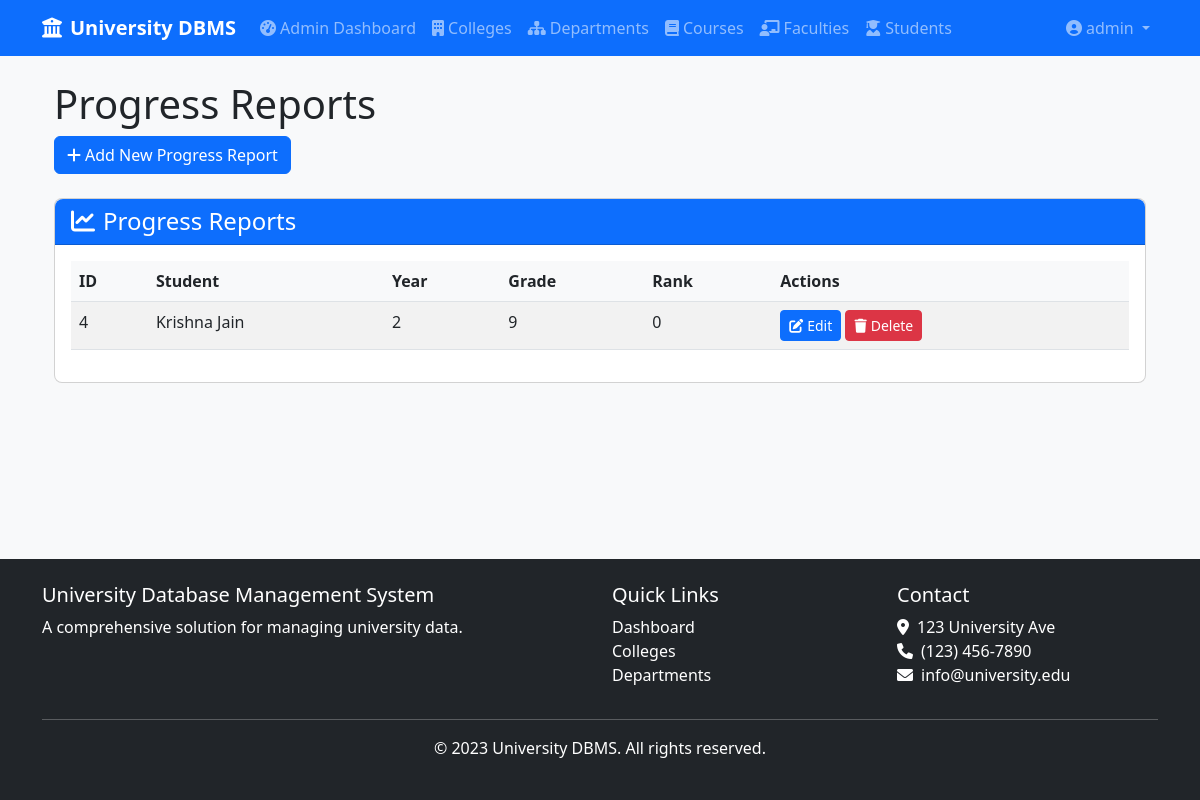
Page /admin/progress-reports (signed in) on the committed database.
### app/models/user.py (models this page shows, shortened)
class User(UserMixin, db.Model):
    __tablename__ = 'users'
    id = db.Column(db.Integer, primary_key=True)
    username = db.Column(db.String(100), unique=True, nullable=False)
    email = db.Column(db.String(100), unique=True, nullable=False)
    password = db.Column(db.String(100), nullable=False)
    role = db.Column(db.String(20), nullable=False, default='user')  # 'admin' or 'user'
    created_at = db.Column(db.DateTime, default=datetime.utcnow)
    def is_admin(self):
        return self.role == 'admin'

### app/models/progress_report.py (models this page shows, shortened)
class ProgressReport(db.Model):
    id = db.Column(db.Integer, primary_key=True)
    year = db.Column(db.Integer, nullable=False)
    grade = db.Column(db.String(2), nullable=False)
    rank = db.Column(db.Integer, nullable=False)
    student_id = db.Column(db.Integer, db.ForeignKey('student.id'), nullable=False)
    created_at = db.Column(db.DateTime, default=datetime.utcnow)

### app/models/student.py (models this page shows, shortened)
class Student(db.Model):
    id = db.Column(db.Integer, primary_key=True)
    name = db.Column(db.String(100), nullable=False)
    year = db.Column(db.Integer, nullable=False)
    contact_number = db.Column(db.String(20), nullable=False)
    address = db.Column(db.Text, nullable=False)
    created_at = db.Column(db.DateTime, default=datetime.utcnow)
    progress_reports = db.relationship('ProgressReport', backref='student', lazy=True, cascade="all, delete-orphan")

### app/routes/admin.py (the view)
@admin.route('/progress-reports')
@admin_required
def progress_reports():
    reports = ProgressReport.query.all()
    form = ProgressReportForm()
    return render_template('admin/progress_reports/index.html', reports=reports, form=form)

### app/models/user.py (called while the page is built)
@login_manager.user_loader
def load_user(user_id):
    return User.query.get(int(user_id))

### app/routes/admin.py (called while the page is built)
def admin_required(f):
    @wraps(f)
    @login_required
    def decorated_function(*args, **kwargs):
        if not current_user.role == 'admin':
            flash('You do not have permission to access this page.', 'danger')
            return redirect(url_for('main.index'))
        return f(*args, **kwargs)
    return decorated_function

### app/templates/admin/progress_reports/index.html (shortened to what this page needs)
{% extends "base.html" %}
{% block content %}
<div class="container">
    <div class="row mb-4">
        <div class="col">
            <h1>Progress Reports</h1>
            <a href="{{ url_for('admin.create_progress_report') }}" class="btn btn-primary">
                <i class="fas fa-plus me-1"></i>Add New Progress Report
            </a>
        </div>
    </div>
    <div class="row">
        <div class="col">
            <div class="card">
                <div class="card-header bg-primary text-white">
                    <h4 class="mb-0"><i class="fas fa-chart-line me-2"></i>Progress Reports</h4>
                </div>
                <div class="card-body">
                    {% if reports %}
                    <div class="table-responsive">
                        <table class="table table-striped table-hover">
                            <thead>
                                <tr>
                                    <th>ID</th>
                                    <th>Student</th>
                                    <th>Year</th>
                                    <th>Grade</th>
                                    <th>Rank</th>
                                    <th>Actions</th>
                                </tr>
                            </thead>
                            <tbody>
                                {% for report in reports %}
                                <tr>
                                    <td>{{ report.id }}</td>
                                    <td>{{ report.student.name }}</td>
                                    <td>{{ report.year }}</td>
                                    <td>{{ report.grade }}</td>
                                    <td>{{ report.rank }}</td>
                                    <td>
                                        <a href="{{ url_for('admin.edit_progress_report', id=report.id) }}" class="btn btn-sm btn-primary">
                                            <i class="fas fa-edit me-1"></i>Edit
                                        </a>
                                        <form action="{{ url_for('admin.delete_progress_report', id=report.id) }}" method="POST" class="d-inline">
                                            <button type="submit" class="btn btn-sm btn-danger" onclick="return confirm('Are you sure you want to delete this report?')">
                                                <i class="fas fa-trash me-1"></i>Delete
                                            </button>
                                        </form>
                                    </td>
                                </tr>
                                {% endfor %}
                            </tbody>
                        </table>
                    </div>
                    {% else %}
                    <div class="alert alert-info">
                        No progress reports found. <a href="{{ url_for('admin.create_progress_report') }}">Create one</a>.
                    </div>
                    {% endif %}
                </div>
            </div>
        </div>
    </div>
</div>
{% endblock %}

### app/templates/base.html (shortened to what this page needs)
<!DOCTYPE html>
<html lang="en">
<head>
    <link href="https://cdn.jsdelivr.net/npm/bootstrap@5.3.0-alpha1/dist/css/bootstrap.min.css" rel="stylesheet">
    <link rel="stylesheet" href="https://cdnjs.cloudflare.com/ajax/libs/font-awesome/6.0.0/css/all.min.css">
    <link rel="stylesheet" href="{{ url_for('static', filename='css/style.css') }}">
</head>
<body>
    <div class="content-wrapper">
        <header>
            <nav class="navbar navbar-expand-lg navbar-dark bg-primary">
                <div class="container">
                    <a class="navbar-brand" href="{{ url_for('user.dashboard') }}">
                        <i class="fas fa-university me-2"></i>University DBMS
                    </a>
                    <div class="collapse navbar-collapse" id="navbarNav">
                        <ul class="navbar-nav me-auto">
                            {% if current_user.is_authenticated %}
                                {% if current_user.is_admin() %}
                                    <li class="nav-item">
                                        <a class="nav-link" href="{{ url_for('admin.dashboard') }}">
                                            <i class="fas fa-tachometer-alt me-1"></i>Admin Dashboard
                                        </a>
                                    </li>
                                {% else %}
                                    <li class="nav-item">
                                        <a class="nav-link" href="{{ url_for('user.dashboard') }}">
                                            <i class="fas fa-tachometer-alt me-1"></i>Dashboard
                                        </a>
                                    </li>
                                {% endif %}
                                <li class="nav-item">
                                    <a class="nav-link" href="{{ url_for('user.colleges') }}">
                                        <i class="fas fa-building me-1"></i>Colleges
                                    </a>
                                </li>
                                <li class="nav-item">
                                    <a class="nav-link" href="{{ url_for('user.departments') }}">
                                        <i class="fas fa-sitemap me-1"></i>Departments
                                    </a>
                                </li>
                                <li class="nav-item">
                                    <a class="nav-link" href="{{ url_for('user.courses') }}">
                                        <i class="fas fa-book me-1"></i>Courses
                                    </a>
                                </li>
                                <li class="nav-item">
                                    <a class="nav-link" href="{{ url_for('user.faculties') }}">
                                        <i class="fas fa-chalkboard-teacher me-1"></i>Faculties
                                    </a>
                                </li>
                                <li class="nav-item">
                                    <a class="nav-link" href="{{ url_for('user.students') }}">
                                        <i class="fas fa-user-graduate me-1"></i>Students
                                    </a>
                                </li>
                            {% endif %}
                        </ul>
                        <ul class="navbar-nav">
                            {% if current_user.is_authenticated %}
                                <li class="nav-item dropdown">
                                    <a class="nav-link dropdown-toggle" href="#" id="navbarDropdown" role="button" data-bs-toggle="dropdown">
                                        <i class="fas fa-user-circle me-1"></i>{{ current_user.username }}
                                    </a>
                                </li>
                            {% endif %}
                        </ul>
                    </div>
                </div>
            </nav>
        </header>
        <main class="container py-4">
            {% block content %}{% endblock %}
        </main>
    </div>
    <footer class="bg-dark text-white py-4 mt-5">
        <div class="container">
            <div class="row">
                <div class="col-md-6">
                    <h5>University Database Management System</h5>
                    <p>A comprehensive solution for managing university data.</p>
                </div>
                <div class="col-md-3">
                    <h5>Quick Links</h5>
                    <ul class="list-unstyled">
                        <li><a href="{{ url_for('user.dashboard') }}" class="text-white">Dashboard</a></li>
                        <li><a href="{{ url_for('user.colleges') }}" class="text-white">Colleges</a></li>
                        <li><a href="{{ url_for('user.departments') }}" class="text-white">Departments</a></li>
                    </ul>
                </div>
                <div class="col-md-3">
                    <h5>Contact</h5>
                    <address>
                        <i class="fas fa-map-marker-alt me-2"></i>123 University Ave<br>
                        <i class="fas fa-phone me-2"></i>(123) 456-7890<br>
                        <i class="fas fa-envelope me-2"></i>info@university.edu
                    </address>
                </div>
            </div>
            <hr>
            <div class="text-center">
                <p>&copy; 2023 University DBMS. All rights reserved.</p>
            </div>
        </div>
    </footer>

### app/static/css/style.css (style rules this page uses)
body { font-family: 'Segoe UI', Tahoma, Geneva, Verdana, sans-serif; background-color: #f8f9fa; }
.navbar-brand { font-weight: 600; }
.card { border-radius: 0.5rem; transition: transform 0.3s ease; }
.card-header { border-top-left-radius: 0.5rem !important; border-top-right-radius: 0.5rem !important; }
.table th { background-color: #f8f9fa; }
.btn { transition: all 0.3s ease; }
footer { margin-top: auto; }
footer a { text-decoration: none; }

### app/templates/base.html (style rules this page uses)
html, body { height: 100%; margin: 0; }
body { display: flex; flex-direction: column; min-height: 100vh; }
.content-wrapper { flex: 1 0 auto; display: flex; flex-direction: column; }
footer { flex-shrink: 0; width: 100%; background-color: #212529; color: white; margin-top: auto; }

### rows in the picture
User: username "admin"
ProgressReport: id "4", student.name "Krishna Jain", year "2", grade "9", rank "0"
